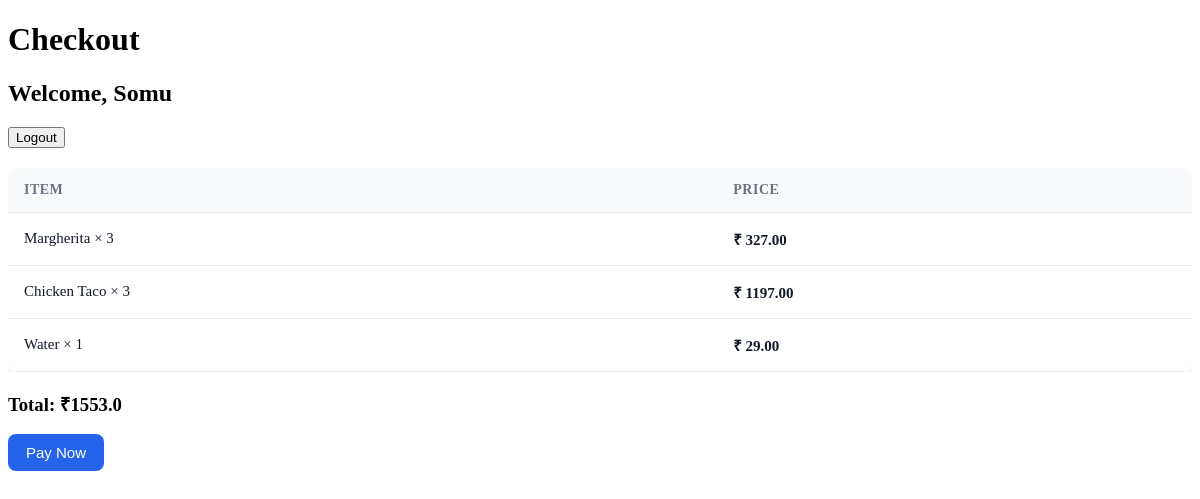
The app's page /checkout/Somu/ with its own data.
### delivery/models.py (models this page shows)
class CartItem(models.Model):
  cart = models.ForeignKey(
    Cart,
    related_name="items",
    on_delete=models.CASCADE
  )
  item = models.ForeignKey(Item, on_delete=models.CASCADE)
  quantity = models.PositiveIntegerField(default=1)
  @property
  def total_price(self):
    return self.item.price * self.quantity
  class Meta:
    unique_together = ("cart", "item")

class Item(models.Model):
  restaurant = models.ForeignKey(Restaurant, on_delete = models.CASCADE, related_name = "items")
  name = models.CharField(max_length = 20)
  description = models.CharField(max_length = 200)
  price = models.FloatField()
  vegeterian = models.BooleanField(default=False)
  picture = models.URLField(max_length = 400, default='https://www.indiafilings.com/learn/wp-content/uploads/2024/08/How-to-Start-Food-Business.jpg')

### delivery/views.py (the view)
# urls.py: path('checkout/<str:name>/', views.checkout, name='checkout'),
def checkout(request, name):
  customer = get_object_or_404(User, name = name)
  cart = Cart.objects.filter(customer = customer).first()
  cart_items = cart.items.all() if cart else []
  total_price = cart.total_price() if cart else 0
  if total_price == 0:
    return render(request, 'delivery/checkout.html', {
      'error': 'Your cart is empty!',
    })
  client = razorpay.Client(auth=(settings.RAZORPAY_KEY_ID, settings.RAZORPAY_KEY_SECRET))
  order_data = {
    'amount': int(total_price * 100), # Amount in paisa
    'currency': 'INR',
    'payment_capture': '1', # Automatically capture payment
  }
  order = client.order.create(data = order_data)
  return render(request, 'delivery/checkout.html', {
    'name': name,
    'cart_items': cart_items,
    'total_price': total_price,
    'razorpay_key_id': settings.RAZORPAY_KEY_ID,
    'order_id': order['id'], # Razorpay order ID
    'amount': total_price,
  })

### delivery/models.py (called while the page is built)
  def total_price(self):
    return sum(
      ci.item.price * ci.quantity
      for ci in self.items.all()
    )

### delivery/templates/delivery/checkout.html (shortened to what this page needs)
<!doctype html>
<html lang="en">
  <head>
    {% load static %}
    <link rel="stylesheet" href="{% static 'delivery/tables.css' %}" />
  </head>
  <body>
    <h1>Checkout</h1>
    <h2>Welcome, {{ name }}</h2>
    <a href="{% url 'customer_logout' %}"><button>Logout</button></a>
    {% if error %}
    <p style="color: red">{{ error }}</p>
    {% else %}
    <div class="table-wrapper">
      <table class="table-ui">
        <thead>
          <tr>
            <th>Item</th>
            <th>Price</th>
          </tr>
        </thead>
        <tbody>
          {% for ci in cart_items %}
          <tr>
            <td>{{ ci.item.name }} × {{ ci.quantity }}</td>
            <td class="price">₹ {{ ci.total_price|floatformat:2 }}</td>
          </tr>
          {% empty %}
          <tr>
            <td colspan="2" class="table-empty">Your cart is empty</td>
          </tr>
          {% endfor %}
        </tbody>
      </table>
    </div>
    <h3>Total: ₹{{ total_price }}</h3>
    <button id="rzp-button" class="btn-primary">Pay Now</button>
    {% endif %}
  </body>
</html>

### delivery/static/delivery/tables.css (style rules this page uses)
:root { --table-border: #e5e7eb; --table-head-bg: #f9fafb; --table-row-hover: #f3f4f6; --primary: #2563eb; --danger: #dc2626; --text-dark: #111827; --text-muted: #6b7280; }
.table-wrapper { overflow-x: auto; margin-top: 20px; }
.table-ui { width: 100%; border-collapse: collapse; background: #ffffff; border-radius: 10px; overflow: hidden; box-shadow: 0 8px 20px rgba(0, 0, 0, 0.06); }
.table-ui thead { background: var(--table-head-bg); }
.table-ui th { text-align: left; padding: 14px 16px; font-size: 14px; color: var(--text-muted); text-transform: uppercase; letter-spacing: 0.5px; border-bottom: 1px solid var(--table-border); }
.table-ui td { padding: 16px; border-bottom: 1px solid var(--table-border); vertical-align: middle; color: var(--text-dark); font-size: 15px; }
.price { font-weight: 600; color: var(--primary); }
.btn-primary { padding: 10px 18px; background: var(--primary); color: #ffffff; border: none; border-radius: 8px; font-size: 15px; cursor: pointer; }

### records on screen
CartItem: item.name "Margherita", quantity "3", total_price "327.00"
CartItem: item.name "Chicken Taco", quantity "3", total_price "1197.00"
CartItem: item.name "Water", quantity "1", total_price "29.00"

### other values on screen
{{ name }} "Somu"
{{ total_price }} "1553.0"
